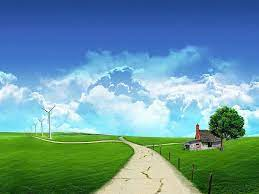
#> input picture CV/Practical 5/OIP.jpeg, 259 x 194 px, found by its file name
$ python OHG.py
#> lines starting #> are read from the running program, lines starting #| are printed output that depends on the picture
import cv2
import numpy as np
from skimage.feature import hog
from skimage import exposure
import matplotlib.pyplot as plt
image_path = 'E:\AJ Code\Paython\CV\Practical 5\OIP.jpeg'
image = cv2.imread(image_path, cv2.IMREAD_GRAYSCALE)
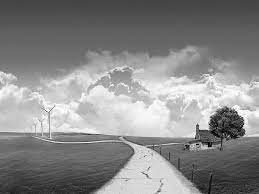
#> image: shape (194, 259); min 0, max 255, mean 136.9
if image is None:
    print(f"Failed to load the image '{image_path}'.")
    exit(1)
fd, hog_image = hog(image, pixels_per_cell=(8, 8), cells_per_block=(2, 2), visualize=True)
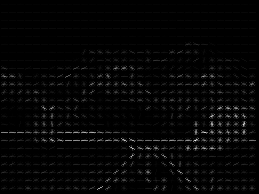
#> hog_image: shape (194, 259) float64; min 0, max 60.91, mean 1.4; drawn with min black and max white
hog_image_rescaled = exposure.rescale_intensity(hog_image, in_range=(0, 10))
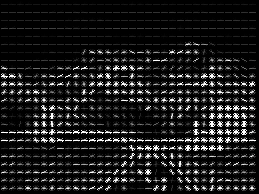
#> hog_image_rescaled: shape (194, 259) float64; min 0, max 1, mean 0.11
hist, bin_edges = np.histogram(fd, bins=9, range=(0, 180), density=True)
#> hist = [0.05, 0, 0, 0, 0, 0, 0, 0, 0]; bin_edges = [0, 20, 40, 60, 80, 100, 120, 140, 160, 180]
plt.figure(figsize=(12, 6))
plt.subplot(131)
plt.imshow(image, cmap='gray')
plt.title('Original Image'), plt.xticks([]), plt.yticks([])
plt.subplot(132)
plt.imshow(hog_image_rescaled, cmap='gray')
plt.title('HOG Image'), plt.xticks([]), plt.yticks([])
plt.subplot(133)
plt.bar(bin_edges[:-1], hist, width=20)
plt.title('HOG Histogram'), plt.xlabel('Gradient Orientation'), plt.ylabel('Normalized Frequency')
plt.tight_layout()
plt.show()
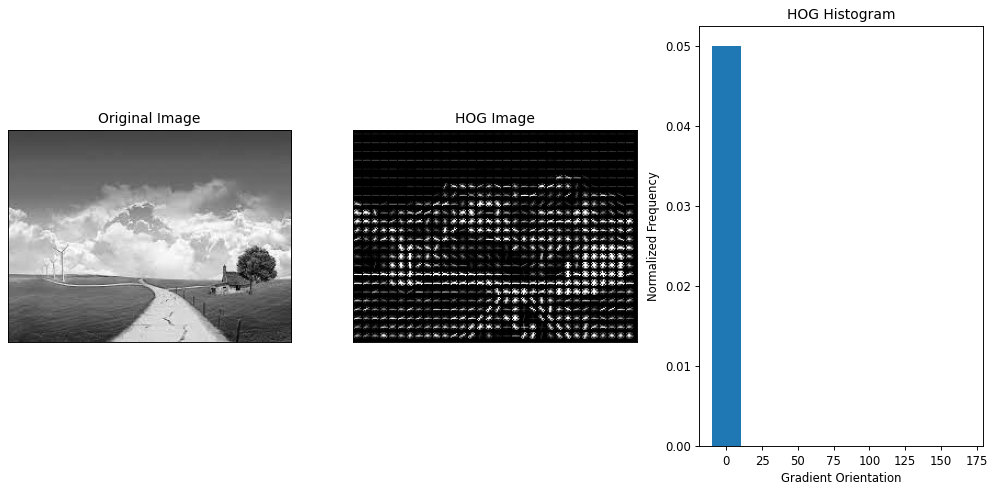
#> figure drawn by matplotlib, 3 panels; panel 3: tallest bar 0.05 high, from x = -10 to 10
